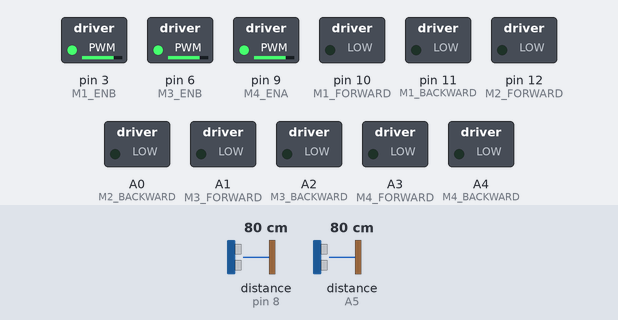
Recording of a sketch running on a simulated Arduino Uno, built with avr-gcc and run on an emulated ATmega328P. Parts: switched loads named in the sketch (green lamp = pin HIGH). The test bench sets the inputs (shaded band); at power-on: distance to the obstacle (sensors on pin 8, A5) 80 cm. The echo pulse lasts 58.3 µs per cm; pins used as bus, display or sensor lines are not drawn.

Above: at 7.3 s.
7.4 s: distance to the obstacle (sensor on pin 8) set to 86 cm
At 8.6 s:
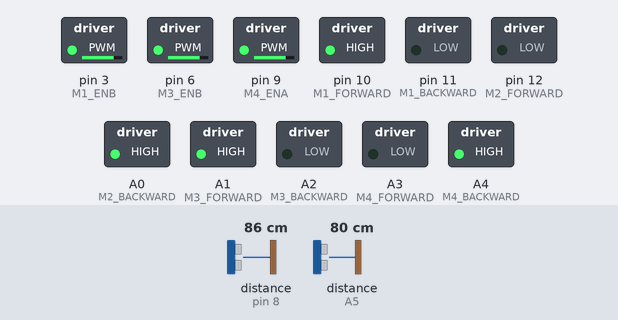
16.1 s: distance to the obstacle (sensor on pin 8) set to 2 cm
At 17.8 s:
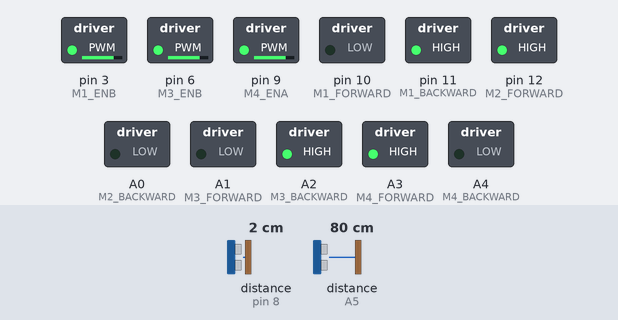
Timing chart, 0 to 19.5 s (numbered marks = the images above; inputs shaded):
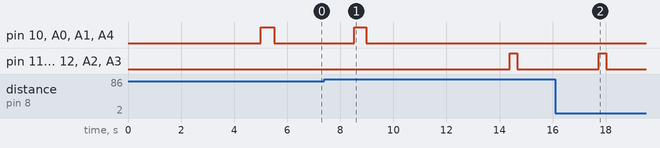

The sketch:

steb004.05.ino
```cpp
#include <NewPing.h>

//PIN CONFIGURATION FOR ULTRASONIC SENSOR
#define X_TRIGGER_PIN  2
#define X_ECHO_PIN     4

#define Y_TRIGGER_PIN  7
#define Y_ECHO_PIN     8

#define XD_TRIGGER_PIN  13
#define XD_ECHO_PIN     0

#define YD_TRIGGER_PIN  5  //for temp
#define YD_ECHO_PIN     A5

//MOTOR DRIVER PIN CONFIGURATION
#define M1_FORWARD 10
#define M1_BACKWARD 11

#define M2_FORWARD 12
#define M2_BACKWARD A0

#define M3_FORWARD  A1
#define M3_BACKWARD A2

#define M4_FORWARD A3
#define M4_BACKWARD A4

#define M1_ENB 3
#define M2_ENA 5

#define M3_ENB 6
#define M4_ENA 9


//MAXIMUM DISTANCE FOR ULTARSONIC SENSOR
#define MAX_DISTANCE 4000

//PARAMETERS
float X_PING_DISTACE;
float Y_PING_DISTACE;
float XD_PING_DISTACE;
float YD_PING_DISTACE;

int W0 = 200;
int W = 0;
int DW = 0;
int Temp_w;
int caliber_w01 =0;
int caliber_w02 = 0;
int caliber_w1 = 0;
int caliber_w2 = 0;
int count = 0;
int fixing_w01 = 0;
int fixing_w02 = 0;
int fixTemp_w01 =0;
int fixTemp_w02 =0;
int fixTemp_w1 = 0;
int fixTemp_w2 = 0;

//INTERNAL PARAMETERS
int X_OFFSET = 25;
int Y_OFFSET = 40;

//ultrasnoic oject creation
NewPing sonar_X(X_TRIGGER_PIN, X_ECHO_PIN, MAX_DISTANCE);
NewPing sonar_Y(Y_TRIGGER_PIN, Y_ECHO_PIN, MAX_DISTANCE);
NewPing sonar_XD(XD_TRIGGER_PIN, XD_ECHO_PIN, MAX_DISTANCE);
NewPing sonar_YD(YD_TRIGGER_PIN, YD_ECHO_PIN, MAX_DISTANCE);

void setup() {
  Serial.begin(115200);
  //MOTOR DRIVER PIN CONFIGURATION
  pinMode(M1_FORWARD,OUTPUT);
  pinMode(M1_BACKWARD,OUTPUT);

  pinMode(M2_FORWARD,OUTPUT);
  pinMode(M2_BACKWARD,OUTPUT);

  pinMode(M3_FORWARD,OUTPUT);
  pinMode(M3_BACKWARD,OUTPUT);

  pinMode(M4_FORWARD,OUTPUT);
  pinMode(M4_BACKWARD,OUTPUT);

  pinMode(M1_ENB, OUTPUT);
  pinMode(M2_ENA, OUTPUT);

  pinMode(M3_ENB, OUTPUT);
  pinMode(M4_ENA, OUTPUT);

  //SPEED CONTROL
  analogWrite(M1_ENB,200);
  analogWrite(M2_ENA,200);
  analogWrite(M3_ENB,200);
  analogWrite(M4_ENA,200);

  //MOTOR DRIVER INITIAL CONDITION
  digitalWrite(M1_FORWARD,LOW);
  digitalWrite(M1_BACKWARD,LOW);

  digitalWrite(M2_FORWARD,LOW);
  digitalWrite(M2_BACKWARD,LOW);

  digitalWrite(M3_FORWARD,LOW);
  digitalWrite(M3_BACKWARD,LOW);

  digitalWrite(M4_FORWARD,LOW);
  digitalWrite(M4_BACKWARD,LOW);
  //////////////////////////////////
  //steb
  //step_1_calulate_y_and_yd_distance
  delay(1000);
  Y_PING_DISTACE = sonar_Y.ping_cm();
  delay(1000);
  YD_PING_DISTACE = sonar_YD.ping_cm();
  delay(1000);

//store values
caliber_w01 = Y_PING_DISTACE;
caliber_w02 = YD_PING_DISTACE;

//step_1(choice)
  delay(2000);

  //engine stop
  digitalWrite(M1_FORWARD,LOW);
  digitalWrite(M1_BACKWARD,LOW);

  digitalWrite(M2_FORWARD,LOW);
  digitalWrite(M2_BACKWARD,LOW);

  digitalWrite(M3_FORWARD,LOW);
  digitalWrite(M3_BACKWARD,LOW);

  digitalWrite(M4_FORWARD,LOW);
  digitalWrite(M4_BACKWARD,LOW);

  //step_2(couter_clock)
  digitalWrite(M1_FORWARD,HIGH);
  digitalWrite(M1_BACKWARD,LOW);

  digitalWrite(M2_FORWARD,LOW);
  digitalWrite(M2_BACKWARD,HIGH);

  digitalWrite(M3_FORWARD,HIGH);
  digitalWrite(M3_BACKWARD,LOW);

  digitalWrite(M4_FORWARD,LOW);
  digitalWrite(M4_BACKWARD,HIGH);
  delay(500);

  //stop engin
  digitalWrite(M1_FORWARD,LOW);
  digitalWrite(M1_BACKWARD,LOW);

  digitalWrite(M2_FORWARD,LOW);
  digitalWrite(M2_BACKWARD,LOW);

  digitalWrite(M3_FORWARD,LOW);
  digitalWrite(M3_BACKWARD,LOW);

  digitalWrite(M4_FORWARD,LOW);
  digitalWrite(M4_BACKWARD,LOW);

  //step_3(check_y_yd)
  delay(1000);
  Y_PING_DISTACE = sonar_Y.ping_cm();
  delay(1000);
  YD_PING_DISTACE = sonar_YD.ping_cm();
  delay(1000);

  //temp store
  caliber_w1 = (Y_PING_DISTACE - 3);
  caliber_w2 = (YD_PING_DISTACE - 3);

  //step 4
  if(caliber_w1 < caliber_w01){

    //for avg
    int caliber_w1_sum = 0;
    int caliber_w2_sum = 0;

    while(!(caliber_w1 >= caliber_w01)){
      //stop engin
      digitalWrite(M1_FORWARD,LOW);
      digitalWrite(M1_BACKWARD,LOW);

      digitalWrite(M2_FORWARD,LOW);
      digitalWrite(M2_BACKWARD,LOW);

      digitalWrite(M3_FORWARD,LOW);
      digitalWrite(M3_BACKWARD,LOW);

      digitalWrite(M4_FORWARD,LOW);
      digitalWrite(M4_BACKWARD,LOW);

      //(couter_clock)
      digitalWrite(M1_FORWARD,HIGH);
      digitalWrite(M1_BACKWARD,LOW);

      digitalWrite(M2_FORWARD,LOW);
      digitalWrite(M2_BACKWARD,HIGH);

      digitalWrite(M3_FORWARD,HIGH);
      digitalWrite(M3_BACKWARD,LOW);

      digitalWrite(M4_FORWARD,LOW);
      digitalWrite(M4_BACKWARD,HIGH);
      delay(450);

      //stop
      digitalWrite(M1_FORWARD,LOW);
      digitalWrite(M1_BACKWARD,LOW);

      digitalWrite(M2_FORWARD,LOW);
      digitalWrite(M2_BACKWARD,LOW);

      digitalWrite(M3_FORWARD,LOW);
      digitalWrite(M3_BACKWARD,LOW);

      digitalWrite(M4_FORWARD,LOW);
      digitalWrite(M4_BACKWARD,LOW);
      delay(50);

      delay(1000);
      Y_PING_DISTACE = sonar_Y.ping_cm();
      delay(1000);
      YD_PING_DISTACE = sonar_YD.ping_cm();
      delay(1000);

      //temp store
      caliber_w1 = (Y_PING_DISTACE - 3);
      delay(50);
      caliber_w1_sum = caliber_w1_sum + caliber_w1;
      delay(50);
      caliber_w2 = (YD_PING_DISTACE - 3);
      delay(50);
      caliber_w2_sum = caliber_w2_sum + caliber_w2;
      delay(50);
      count = count + 1;
      delay(50);
    }
    //stop
    digitalWrite(M1_FORWARD,LOW);
    digitalWrite(M1_BACKWARD,LOW);

    digitalWrite(M2_FORWARD,LOW);
    digitalWrite(M2_BACKWARD,LOW);

    digitalWrite(M3_FORWARD,LOW);
    digitalWrite(M3_BACKWARD,LOW);

    digitalWrite(M4_FORWARD,LOW);
    digitalWrite(M4_BACKWARD,LOW);
    delay(50);
    //calculating fixing coordinates
    int tempFix_W01 = 0;
    tempFix_W01 = (caliber_w1_sum / count );
    fixing_w01 = (tempFix_W01 - 9);
    delay(50);
  }
//*************************************************//
//*************************************************//
//fixing
    fixTemp_w01 = Y_PING_DISTACE;
    fixTemp_w02 = YD_PING_DISTACE;

      //stop
      digitalWrite(M1_FORWARD,LOW);
      digitalWrite(M1_BACKWARD,LOW);

      digitalWrite(M2_FORWARD,LOW);
      digitalWrite(M2_BACKWARD,LOW);

      digitalWrite(M3_FORWARD,LOW);
      digitalWrite(M3_BACKWARD,LOW);

      digitalWrite(M4_FORWARD,LOW);
      digitalWrite(M4_BACKWARD,LOW);

      //calculation of distance
      Y_PING_DISTACE = sonar_Y.ping_cm();
      delay(1000);
      YD_PING_DISTACE = sonar_YD.ping_cm();
      delay(1000);

      fixTemp_w1 = Y_PING_DISTACE;
      fixTemp_w2 = YD_PING_DISTACE;

        while(!(fixTemp_w1 <= fixing_w01)){
        //stop
        digitalWrite(M1_FORWARD,LOW);
        digitalWrite(M1_BACKWARD,LOW);

        digitalWrite(M2_FORWARD,LOW);
        digitalWrite(M2_BACKWARD,LOW);

        digitalWrite(M3_FORWARD,LOW);
        digitalWrite(M3_BACKWARD,LOW);

        digitalWrite(M4_FORWARD,LOW);
        digitalWrite(M4_BACKWARD,LOW);

        //delay weigth
        Temp_w = (fixing_w02 - YD_PING_DISTACE);
        int fix_offset = 0;
        fix_offset = abs(Temp_w);
        W = fix_offset + 1;
        DW = (W0 + W );

        //(clock)
        digitalWrite(M1_FORWARD,LOW);
        digitalWrite(M1_BACKWARD,HIGH);

        digitalWrite(M2_FORWARD,HIGH);
        digitalWrite(M2_BACKWARD,LOW);

        digitalWrite(M3_FORWARD,LOW);
        digitalWrite(M3_BACKWARD,HIGH);

        digitalWrite(M4_FORWARD,HIGH);
        digitalWrite(M4_BACKWARD,LOW);
        delay(DW);

        //stop
        digitalWrite(M1_FORWARD,LOW);
        digitalWrite(M1_BACKWARD,LOW);

        digitalWrite(M2_FORWARD,LOW);
        digitalWrite(M2_BACKWARD,LOW);

        digitalWrite(M3_FORWARD,LOW);
        digitalWrite(M3_BACKWARD,LOW);

        digitalWrite(M4_FORWARD,LOW);
        digitalWrite(M4_BACKWARD,LOW);


        delay(1000);
        Y_PING_DISTACE = sonar_Y.ping_cm();
        delay(1000);
        YD_PING_DISTACE = sonar_YD.ping_cm();
        delay(1000);
        fixTemp_w1 = (Y_PING_DISTACE - 3);
        fixTemp_w2 = (YD_PING_DISTACE - 3);
        delay(50);

    }

  //stop engin
      digitalWrite(M1_FORWARD,LOW);
      digitalWrite(M1_BACKWARD,LOW);

      digitalWrite(M2_FORWARD,LOW);
      digitalWrite(M2_BACKWARD,LOW);

      digitalWrite(M3_FORWARD,LOW);
      digitalWrite(M3_BACKWARD,LOW);

      digitalWrite(M4_FORWARD,LOW);
      digitalWrite(M4_BACKWARD,LOW);
      delay(1000);
}

void loop() {


}
```

Measured:
- the behaviour switches between 82 and 83 cm on distance to the obstacle (sensor on pin 8) (found by bisection; images 0 and 1)
- after the input at 7.4 s, pin 10 (M1_FORWARD), A0 (M2_BACKWARD), A1 (M3_FORWARD), A4 (M4_BACKWARD): goes on until 9.0 s, then stays LOW; pin 11 (M1_BACKWARD), pin 12 (M2_FORWARD), A2 (M3_BACKWARD), A3 (M4_FORWARD): LOW → HIGH after 7.0 s, → LOW 0.28 s later
- after the input at 16.1 s, pin 11 (M1_BACKWARD), pin 12 (M2_FORWARD), A2 (M3_BACKWARD), A3 (M4_FORWARD): goes on until 18.0 s, then stays LOW
